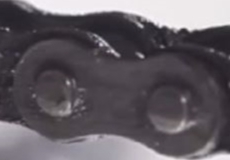
#> input picture training/lub_1.jpg, 230 x 160 px, found by its file name
$ python RNA.py
#> lines starting #> are read from the running program, lines starting #| are printed output that depends on the picture
# importação das bibliotecas necessárias

import os

# pybrain
from pybrain.datasets.supervised import SupervisedDataSet
from pybrain.tools.shortcuts import buildNetwork
from pybrain.supervised.trainers import BackpropTrainer

# gráficos
import matplotlib.pyplot as plt
import numpy as np

# tratamento de imagem
from PIL import Image

# obter os nomes dos arquivos dentro de uma pasta
def getFiles( path ):
    files = []
    _files = []
    for past, subpath, file in os.walk( path ):
        _files = file
    for file in _files:
        if file.endswith(".jpg"):
            files.append( f'{path}\\{file}' )
    return files

# redimensionar imagem para 40x40
def resize( path ):
#> called with path = 'training\\lub_1.jpg'
    img = Image.open( path )
#> img is the input picture: PIL image 230x160 RGB; mean R, G, B 97.6, 91.8, 98.2
    img = img.resize( (60,60) )
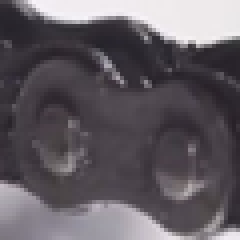
#> img: PIL image 60x60 RGB (shown 4 times larger); mean R, G, B 97.6, 91.7, 98.2
    return img

# função para converter imagem em matriz
def getImage( path ):
    img = resize( path )
    pixels = img.load()
    largura = img.size[0]
    altura = img.size[1]
    data = []
    pixel = []
    for i in range( largura ):
        for j in range( altura ):
            pixel = pixels[i,j]
            data.append( pixel[0] )
            data.append( pixel[1] )
            data.append( pixel[2] )
    # exif_data = img._getexif()
    # exif_data
    return data

# função para obter o size da imagem rgb
def getSize( path ):
    img = resize( path)
    largura = img.size[0]
#> largura = 60
    altura = img.size[1]
#> altura = 60
    return largura * altura * 3


# função para carregar os dados de treinamento
def getData( path ):
    #Open file
    file = open( path, "r" )

    data = []

    for linha in file:        # obtem cada linha do arquivo
      linha = linha.rstrip()  # remove caracteres de controle, \n
      digitos = linha.split(" ")  # pega os dígitos
      for numero in digitos:   # para cada número da linha
        data.append( numero )  # add ao vetor de dados

    file.close()
    return data


tamanho = getSize( 'training\\lub_1.jpg' )
#> tamanho = 10800

# num de neuronio de acordo com o tamanho da rede
neuronios = int(tamanho/8)
#> neuronios = 1350
print('neuronios: {}'.format(neuronios))
#| neuronios: 1350

# configurando a rede neural artificial e o dataSet de treinamento
#> (the run stopped early here; a loop or call above may not have finished)

$ run again, with training/lub_4.jpg copied over training/lub_1.jpg
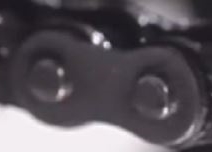
#> input picture training/lub_4.jpg, 212 x 152 px, found by its file name
#> in resize, img is the input picture: PIL image 212x152 RGB; mean R, G, B 90.5, 84.8, 91.3
#> in resize, `img = img.resize( (60,60) )`:
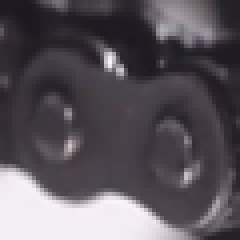
#> img: PIL image 60x60 RGB (shown 4 times larger); mean R, G, B 90.5, 84.8, 91.3
#| neuronios: 1350

$ run again, with training/lub_6.jpg copied over training/lub_1.jpg
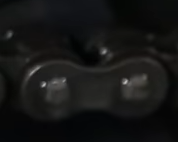
#> input picture training/lub_6.jpg, 178 x 142 px, found by its file name
#> in resize, img is the input picture: PIL image 178x142 RGBA; mean R, G, B, A 21.3, 21.7, 21.1, 255
#> in resize, `img = img.resize( (60,60) )`:
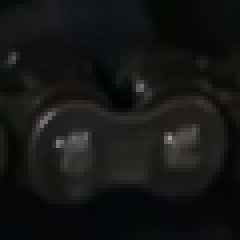
#> img: PIL image 60x60 RGBA (shown 4 times larger); mean R, G, B, A 21.3, 21.7, 21.1, 255
#| neuronios: 1350
